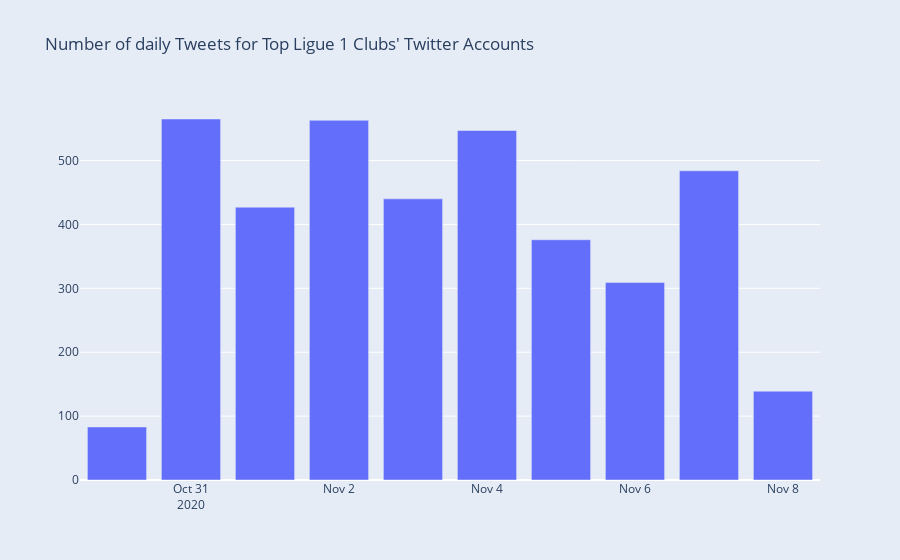

Notebook code cell kept with this figure:
### Code cell
fig = go.Figure()
fig.add_bar(x=weekyl_count.index, y=weekyl_count.values)
fig.layout.title = 'Number of daily Tweets for Top Ligue 1 Clubs\' Twitter Accounts'
fig.layout.paper_bgcolor = '#E5ECF6'
fig.show()

### Figure 1 — Plotly figure (JSON) as saved in the notebook; plotly's stock layout.template omitted (floating-point values rounded to 4 significant figures)
{"data": [{"type": "bar", "x": ["2020-10-30T00:00:00+00:00", "2020-10-31T00:00:00+00:00", "2020-11-01T00:00:00+00:00", "2020-11-02T00:00:00+00:00", "2020-11-03T00:00:00+00:00", "2020-11-04T00:00:00+00:00", "2020-11-05T00:00:00+00:00", "2020-11-06T00:00:00+00:00", "2020-11-07T00:00:00+00:00", "2020-11-08T00:00:00+00:00"], "y": [83, 565, 427, 563, 440, 547, 376, 309, 484, 139]}], "layout": {"paper_bgcolor": "#E5ECF6", "title": {"text": "Number of daily Tweets for Top Ligue 1 Clubs' Twitter Accounts"}}}
